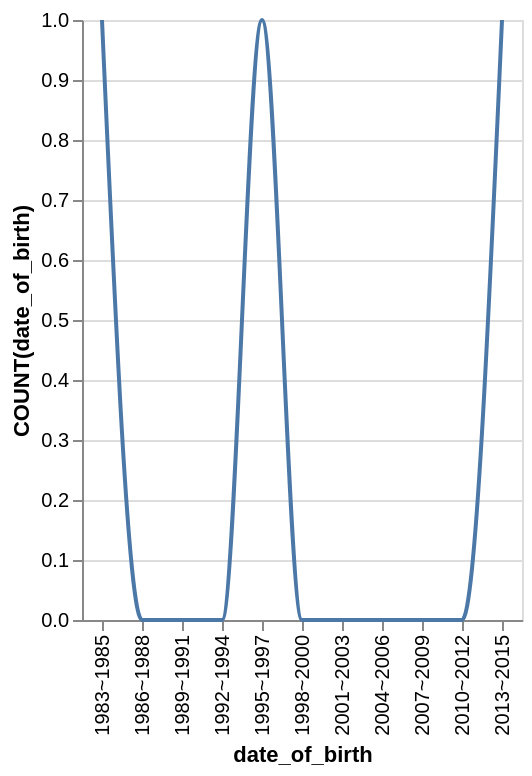

Express this chart as Vega-Lite.
### Vega-Lite specification from a JSON file in a GitHub repository (floating-point values rounded to 4 significant figures)
{"data": {"values": [{"x_data": "1983~1985", "y_data": 1}, {"x_data": "1986~1988", "y_data": 0}, {"x_data": "1989~1991", "y_data": 0}, {"x_data": "1992~1994", "y_data": 0}, {"x_data": "1995~1997", "y_data": 1}, {"x_data": "1998~2000", "y_data": 0}, {"x_data": "2001~2003", "y_data": 0}, {"x_data": "2004~2006", "y_data": 0}, {"x_data": "2007~2009", "y_data": 0}, {"x_data": "2010~2012", "y_data": 0}, {"x_data": "2013~2015", "y_data": 1}]}, "mark": {"type": "line", "interpolate": "monotone"}, "encoding": {"x": {"field": "x_data", "type": "nominal", "title": "date_of_birth", "sort": "ascending"}, "y": {"field": "y_data", "type": "quantitative", "title": "COUNT(date_of_birth)"}}}
